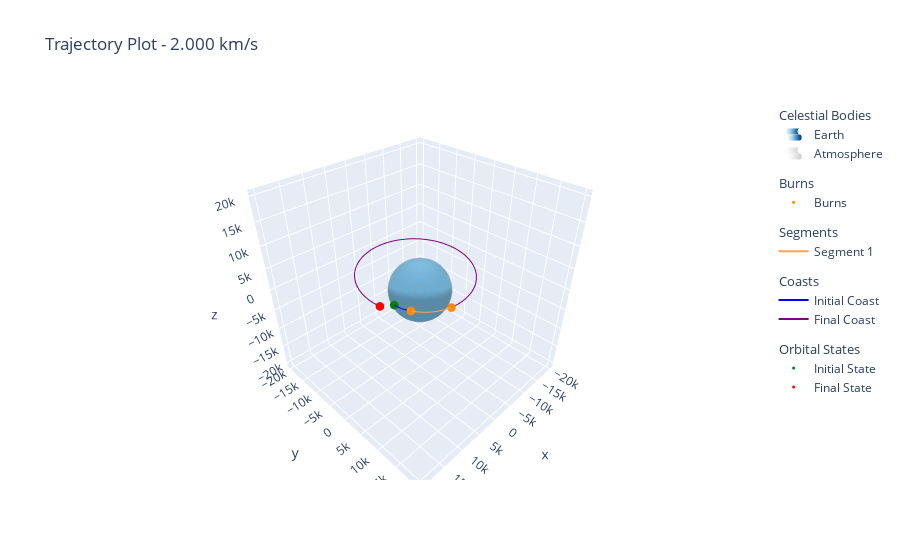

Here is the notebook cell this chart was saved with:
### Code cell
from naturalis.plotting import plot_trajectory

trajectory_fig = go.Figure()

plot_earth(figure=trajectory_fig, atmosphere=True)
plot_trajectory(
    figure=trajectory_fig,
    trajectory=trajectory,
    propagator=propagator,
    plot_title=f"Trajectory Plot - {trajectory.total_delta_v:.3f} km/s"
)

trajectory_fig.show()

### Figure 1 — Plotly figure (JSON) as saved in the notebook; plotly's stock layout.template omitted (floating-point values rounded to 4 significant figures; data arrays with more than 128 entries replaced by an {"elided": "..."} marker saying what was removed)
{"data": [{"colorscale": [[0, "rgb(247,251,255)"], [0.125, "rgb(222,235,247)"], [0.25, "rgb(198,219,239)"], [0.375, "rgb(158,202,225)"], [0.5, "rgb(107,174,214)"], [0.625, "rgb(66,146,198)"], [0.75, "rgb(33,113,181)"], [0.875, "rgb(8,81,156)"], [1, "rgb(8,48,107)"]], "hoverinfo": "none", "legendgroup": "bodies", "legendgrouptitle": {"text": "Celestial Bodies"}, "name": "Earth", "showlegend": true, "showscale": false, "surfacecolor": {"elided": "100x50 float values"}, "type": "surface", "x": {"elided": "100x50 float values"}, "y": {"elided": "100x50 float values"}, "z": {"elided": "100x50 float values"}}, {"colorscale": [[0, "rgb(255,255,255)"], [0.125, "rgb(240,240,240)"], [0.25, "rgb(217,217,217)"], [0.375, "rgb(189,189,189)"], [0.5, "rgb(150,150,150)"], [0.625, "rgb(115,115,115)"], [0.75, "rgb(82,82,82)"], [0.875, "rgb(37,37,37)"], [1, "rgb(0,0,0)"]], "hoverinfo": "none", "legendgroup": "bodies", "legendgrouptitle": {"text": "Celestial Bodies"}, "name": "Atmosphere", "opacity": 0.2, "showlegend": true, "showscale": false, "surfacecolor": {"elided": "100x50 float values"}, "type": "surface", "x": {"elided": "100x50 float values"}, "y": {"elided": "100x50 float values"}, "z": {"elided": "100x50 float values"}}, {"hovertemplate": "<b>Time</b>: 500.0 s<br><b>Position</b>: [6007.542, 3592.943, 0.000] km<br><b>Delta-V</b>: [0.000, 1.000, 0.000] km/s<extra></extra>", "legendgroup": "burns", "legendgrouptitle": {"text": "Burns"}, "marker": {"color": "darkorange", "size": 3}, "mode": "markers", "name": "Burns", "showlegend": true, "type": "scatter3d", "x": [6008.0], "y": [3593.0], "z": [0]}, {"hovertemplate": "<b>Time</b>: 1500.0 s<br><b>Position</b>: [-129.276, 8232.752, 0.000] km<br><b>Delta-V</b>: [-1.000, 0.000, 0.000] km/s<extra></extra>", "legendgroup": "burns", "legendgrouptitle": {"text": "Burns"}, "marker": {"color": "darkorange", "size": 3}, "mode": "markers", "showlegend": false, "type": "scatter3d", "x": [-129.3], "y": [8233.0], "z": [0]}, {"customdata": {"elided": "33x4 float values"}, "hovertemplate": "<b>Time</b>: %{customdata[0]} s<br><b>Position</b>: [%{x:.3f}, %{y:.3f}, %{z:.3f}] km<br><b>Velocity</b>: [%{customdata[1]:.3f}, %{customdata[2]:.3f}, %{customdata[3]:.3f}] km/s<extra></extra>", "legendgroup": "segments", "legendgrouptitle": {"text": "Segments"}, "marker": {"size": 3}, "mode": "lines", "name": "Segment 1", "showlegend": true, "type": "scatter3d", "x": [6008.0, 6007.0, 6007.0, 6001.0, 5939.0, 5798.0, 5646.0, 5483.0, 5311.0, 5127.0, 4934.0, 4732.0, 4520.0, 4300.0, 4072.0, 3837.0, 3595.0, 3348.0, 3096.0, 2840.0, 2580.0, 2318.0, 2054.0, 1790.0, 1527.0, 1265.0, 1008.0, 755.3, 510.5, 276.1, 79.95, -86.69, -129.3], "y": [3593.0, 3593.0, 3594.0, 3606.0, 3722.0, 3974.0, 4225.0, 4474.0, 4720.0, 4963.0, 5201.0, 5434.0, 5661.0, 5881.0, 6093.0, 6297.0, 6493.0, 6680.0, 6857.0, 7024.0, 7182.0, 7329.0, 7466.0, 7592.0, 7709.0, 7814.0, 7910.0, 7995.0, 8070.0, 8135.0, 8185.0, 8223.0, 8233.0], "z": [0, 0, 0, 0, 0, 0, 0, 0, 0, 0, 0, 0, 0, 0, 0, 0, 0, 0, 0, 0, 0, 0, 0, 0, 0, 0, 0, 0, 0, 0, 0, 0, 0]}, {"customdata": [[0.0, 0.0, 7.546, 0.0], [0.003179, -2.586e-05, 7.546, 0.0], [0.03497, -0.0002845, 7.546, 0.0], [0.3529, -0.00287, 7.546, 0.0], [3.532, -0.02873, 7.546, 0.0], [17.25, -0.1403, 7.545, 0.0], [35.97, -0.2925, 7.54, 0.0], [57.63, -0.4685, 7.531, 0.0], [81.4, -0.6613, 7.517, 0.0], [106.9, -0.8673, 7.496, 0.0], [133.7, -1.084, 7.468, 0.0], [161.8, -1.31, 7.432, 0.0], [191.0, -1.542, 7.387, 0.0], [221.1, -1.782, 7.333, 0.0], [252.2, -2.026, 7.269, 0.0], [284.0, -2.275, 7.195, 0.0], [316.7, -2.527, 7.11, 0.0], [350.1, -2.781, 7.015, 0.0], [384.2, -3.037, 6.908, 0.0], [419.0, -3.294, 6.789, 0.0], [454.4, -3.55, 6.659, 0.0], [490.3, -3.805, 6.516, 0.0], [500.0, -3.873, 6.476, 0.0]], "hovertemplate": "<b>Time</b>: %{customdata[0]} s<br><b>Position</b>: [%{x:.3f}, %{y:.3f}, %{z:.3f}] km<br><b>Velocity</b>: [%{customdata[1]:.3f}, %{customdata[2]:.3f}, %{customdata[3]:.3f}] km/s<extra></extra>", "legendgroup": "coasts", "legendgrouptitle": {"text": "Coasts"}, "marker": {"color": "blue", "size": 3}, "mode": "lines", "name": "Initial Coast", "showlegend": true, "type": "scatter3d", "x": [7000, 7000.0, 7000.0, 7000.0, 7000.0, 6999.0, 6995.0, 6986.0, 6973.0, 6954.0, 6927.0, 6894.0, 6852.0, 6802.0, 6743.0, 6674.0, 6596.0, 6507.0, 6408.0, 6298.0, 6177.0, 6045.0, 6008.0], "y": [0, 0.02399, 0.2639, 2.663, 26.65, 130.1, 271.4, 434.6, 613.5, 804.6, 1006.0, 1215.0, 1431.0, 1653.0, 1879.0, 2110.0, 2344.0, 2580.0, 2817.0, 3055.0, 3293.0, 3530.0, 3593.0], "z": [0, 0, 0, 0, 0, 0, 0, 0, 0, 0, 0, 0, 0, 0, 0, 0, 0, 0, 0, 0, 0, 0, 0]}, {"hovertemplate": "<b>Time</b>: 0 s<br><b>Position</b>: [7000.000, 0.000, 0.000] km<br><b>Velocity</b>: [0.000, 7.546, 0.000] km/s<extra></extra>", "legendgroup": "states", "legendgrouptitle": {"text": "Orbital States"}, "marker": {"color": "green", "size": 3}, "mode": "markers", "name": "Initial State", "showlegend": true, "type": "scatter3d", "x": [7000], "y": [0], "z": [0]}, {"customdata": {"elided": "156x4 float values"}, "hovertemplate": "<b>Time</b>: %{customdata[0]} s<br><b>Position</b>: [%{x:.3f}, %{y:.3f}, %{z:.3f}] km<br><b>Velocity</b>: [%{customdata[1]:.3f}, %{customdata[2]:.3f}, %{customdata[3]:.3f}] km/s<extra></extra>", "legendgroup": "coasts", "legendgrouptitle": {"text": "Coasts"}, "marker": {"color": "purple", "size": 3}, "mode": "lines", "name": "Final Coast", "showlegend": true, "type": "scatter3d", "x": {"elided": "156 float values"}, "y": {"elided": "156 float values"}, "z": {"elided": "156 int values"}}, {"hovertemplate": "<b>Time</b>: 17000.0 s<br><b>Position</b>: [9197.308, -1616.877, 0.000] km<br><b>Velocity</b>: [-1.198, 7.502, 0.000] km/s<extra></extra>", "legendgroup": "states", "legendgrouptitle": {"text": "Orbital States"}, "marker": {"color": "red", "size": 3}, "mode": "markers", "name": "Final State", "showlegend": true, "type": "scatter3d", "x": [9197.0], "y": [-1617.0], "z": [0]}], "layout": {"autosize": true, "scene": {"aspectmode": "cube", "xaxis": {"range": [-21130.0, 21130.0]}, "yaxis": {"range": [-21130.0, 21130.0]}, "zaxis": {"range": [-21130.0, 21130.0]}}, "title": {"text": "Trajectory Plot - 2.000 km/s"}}}
